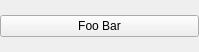
<?xml version="1.0" encoding="UTF-8"?>
<ui version="4.0">
 <class>qSlicerPlmDrrFooBarWidget</class>
 <widget class="QWidget" name="qSlicerPlmDrrFooBarWidget">
  <property name="geometry">
   <rect>
    <x>0</x>
    <y>0</y>
    <width>199</width>
    <height>52</height>
   </rect>
  </property>
  <property name="windowTitle">
   <string>Foo bar</string>
  </property>
  <layout class="QVBoxLayout" name="verticalLayout">
   <property name="leftMargin">
    <number>0</number>
   </property>
   <property name="topMargin">
    <number>0</number>
   </property>
   <property name="rightMargin">
    <number>0</number>
   </property>
   <property name="bottomMargin">
    <number>0</number>
   </property>
   <item>
    <widget class="QPushButton" name="FooBarButton">
     <property name="text">
      <string>Foo Bar</string>
     </property>
    </widget>
   </item>
  </layout>
 </widget>
 <resources/>
 <connections/>
</ui>
